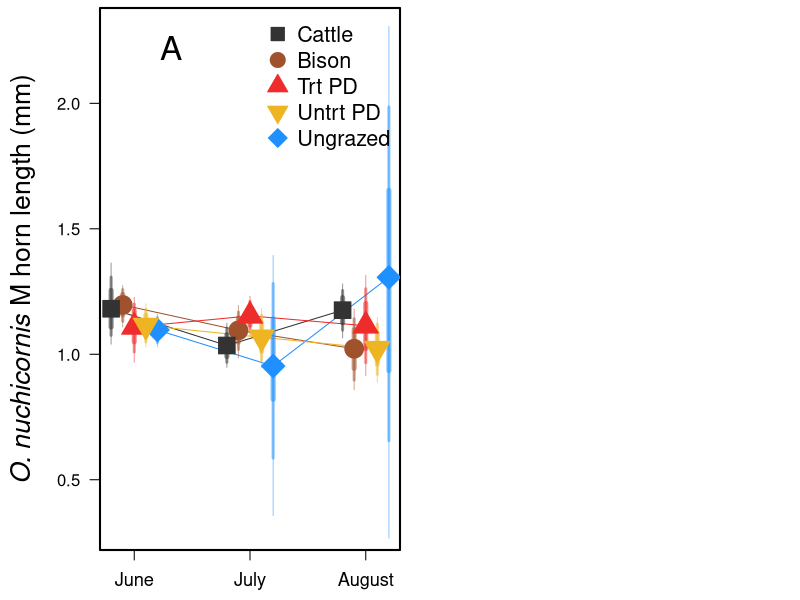

Write the R code that produced this figure. (Note: this script raises an error after producing the figure.)
##Set working directory
#Ellen's working directory:
setwd("C:/Users/elwel/OneDrive/Desktop/AmongTheDung")
#Ben's working directory:

######################
library(scales)
horn <- read.csv("outputs/Trt_Mo/HornEsts_TrtMonth.csv")

tiff(filename = "plots/HornLength_TrtMo.tiff", width = 10, height = 5, units = 'in', res = 600, compression = 'lzw')

par(mar=c(2.5,5,0.4,0),mfrow=c(1,2))
plot(1, type="n", xlim=c(5.8,8.2), ylim=c(0.3,2.3),las=1,ylab="",xlab="", xaxt='n')
axis(1, at=c(6,7,8),cex.axis=1.1,labels=c("June","July","August"))
box(lwd=2)
title(ylab=substitute(paste(italic('O. nuchicornis'), ' M horn length (mm)')), line=3, cex.lab=1.6)
##connecting lines
points(horn$horn_mm_est[horn$trt=="bison"] ~ horn$mo_jit[horn$trt=="bison"],type="l",col="sienna",lwd=1)
points(horn$horn_mm_est[horn$trt=="cattle"] ~ horn$mo_jit[horn$trt=="cattle"],type="l",col="gray20",lwd=1)
points(horn$horn_mm_est[horn$trt=="ungrazed"] ~ horn$mo_jit[horn$trt=="ungrazed"],type="l",col="dodgerblue",lwd=1)
points(horn$horn_mm_est[horn$trt=="trtpd"] ~ horn$mo_jit[horn$trt=="trtpd"],type="l",col="firebrick2",lwd=1)
points(horn$horn_mm_est[horn$trt=="untrtpd"] ~ horn$mo_jit[horn$trt=="untrtpd"],type="l",col="goldenrod2",lwd=1)
##CIs
arrows(horn$mo_jit[horn$trt=="bison"], horn$Q5[horn$trt=="bison"], horn$mo_jit[horn$trt=="bison"], horn$Q95[horn$trt=="bison"],col=alpha("sienna",0.5),lwd=1,length=0, angle=90, code=3)
arrows(horn$mo_jit[horn$trt=="bison"], horn$Q10[horn$trt=="bison"], horn$mo_jit[horn$trt=="bison"], horn$Q90[horn$trt=="bison"],col=alpha("sienna",0.5),lwd=3,length=0, angle=90, code=3)
arrows(horn$mo_jit[horn$trt=="bison"], horn$Q20[horn$trt=="bison"], horn$mo_jit[horn$trt=="bison"], horn$Q80[horn$trt=="bison"],col=alpha("sienna",0.5),lwd=5,length=0, angle=90, code=3)
arrows(horn$mo_jit[horn$trt=="cattle"], horn$Q5[horn$trt=="cattle"], horn$mo_jit[horn$trt=="cattle"], horn$Q95[horn$trt=="cattle"],col=alpha("gray20",0.5),lwd=1,length=0, angle=90, code=3)
arrows(horn$mo_jit[horn$trt=="cattle"], horn$Q10[horn$trt=="cattle"], horn$mo_jit[horn$trt=="cattle"], horn$Q90[horn$trt=="cattle"],col=alpha("gray20",0.5),lwd=3,length=0, angle=90, code=3)
arrows(horn$mo_jit[horn$trt=="cattle"], horn$Q20[horn$trt=="cattle"], horn$mo_jit[horn$trt=="cattle"], horn$Q80[horn$trt=="cattle"],col=alpha("gray20",0.5),lwd=5,length=0, angle=90, code=3)
arrows(horn$mo_jit[horn$trt=="ungrazed"], horn$Q5[horn$trt=="ungrazed"], horn$mo_jit[horn$trt=="ungrazed"], horn$Q95[horn$trt=="ungrazed"],col=alpha("dodgerblue",0.5),lwd=1,length=0, angle=90, code=3)
arrows(horn$mo_jit[horn$trt=="ungrazed"], horn$Q10[horn$trt=="ungrazed"], horn$mo_jit[horn$trt=="ungrazed"], horn$Q90[horn$trt=="ungrazed"],col=alpha("dodgerblue",0.5),lwd=3,length=0, angle=90, code=3)
arrows(horn$mo_jit[horn$trt=="ungrazed"], horn$Q20[horn$trt=="ungrazed"], horn$mo_jit[horn$trt=="ungrazed"], horn$Q80[horn$trt=="ungrazed"],col=alpha("dodgerblue",0.5),lwd=5,length=0, angle=90, code=3)
arrows(horn$mo_jit[horn$trt=="trtpd"], horn$Q5[horn$trt=="trtpd"], horn$mo_jit[horn$trt=="trtpd"], horn$Q95[horn$trt=="trtpd"],col=alpha("firebrick2",0.5),lwd=1,length=0, angle=90, code=3)
arrows(horn$mo_jit[horn$trt=="trtpd"], horn$Q10[horn$trt=="trtpd"], horn$mo_jit[horn$trt=="trtpd"], horn$Q90[horn$trt=="trtpd"],col=alpha("firebrick2",0.5),lwd=3,length=0, angle=90, code=3)
arrows(horn$mo_jit[horn$trt=="trtpd"], horn$Q20[horn$trt=="trtpd"], horn$mo_jit[horn$trt=="trtpd"], horn$Q80[horn$trt=="trtpd"],col=alpha("firebrick2",0.5),lwd=5,length=0, angle=90, code=3)
arrows(horn$mo_jit[horn$trt=="untrtpd"], horn$Q5[horn$trt=="untrtpd"], horn$mo_jit[horn$trt=="untrtpd"], horn$Q95[horn$trt=="untrtpd"],col=alpha("goldenrod2",0.5),lwd=1,length=0, angle=90, code=3)
arrows(horn$mo_jit[horn$trt=="untrtpd"], horn$Q10[horn$trt=="untrtpd"], horn$mo_jit[horn$trt=="untrtpd"], horn$Q90[horn$trt=="untrtpd"],col=alpha("goldenrod2",0.5),lwd=3,length=0, angle=90, code=3)
arrows(horn$mo_jit[horn$trt=="untrtpd"], horn$Q20[horn$trt=="untrtpd"], horn$mo_jit[horn$trt=="untrtpd"], horn$Q80[horn$trt=="untrtpd"],col=alpha("goldenrod2",0.5),lwd=5,length=0, angle=90, code=3)
##points
points(horn$horn_mm_est[horn$trt=="bison"] ~ horn$mo_jit[horn$trt=="bison"],pch=21,col="sienna",bg="sienna",cex=2.5)
points(horn$horn_mm_est[horn$trt=="cattle"] ~ horn$mo_jit[horn$trt=="cattle"],pch=22,col="gray20",bg="gray20",cex=2.5)
points(horn$horn_mm_est[horn$trt=="ungrazed"] ~ horn$mo_jit[horn$trt=="ungrazed"],pch=23,col="dodgerblue",bg="dodgerblue",cex=2.5)
points(horn$horn_mm_est[horn$trt=="trtpd"] ~ horn$mo_jit[horn$trt=="trtpd"],pch=24,col="firebrick2",bg="firebrick2",cex=2.5)
points(horn$horn_mm_est[horn$trt=="untrtpd"] ~ horn$mo_jit[horn$trt=="untrtpd"],pch=25,col="goldenrod2",bg="goldenrod2",cex=2.5)
legend("topright",legend=c("Cattle","Bison","Trt PD","Untrt PD","Ungrazed"), bty="n", pt.cex=2,cex=1.3, pch=c(22,21,24,25,23), pt.bg=c("gray20","sienna","firebrick2","goldenrod2","dodgerblue"),col=c("gray20","sienna","firebrick2","goldenrod2","dodgerblue"))
##
legend("topleft", legend="A", bty="n", cex=2)
##

##############horn to body ratio:
head(onM)
max(na.omit(onM$body.length..mm.))
## Onthophagus nuchicornis male horn
par(mar=c(4,5,0.2,0.2))
plot(1, type="n", xlim=c(5.4,10.2), ylim=c(0.2,1.82),las=1,ylab="",xlab="")
box(lwd=2)
#title(ylab="Horn length (mm)", line=3, cex.lab=1.6)
title(xlab="Body length (mm)", line=2.5, cex.lab=1.6)
##bison
points(onM$horn.length..mm.[onM$trt=="bison"] ~ onM$body.length..mm.[onM$trt=="bison"],pch=21,col="sienna",bg="sienna",cex=0.5)
#cattle
points(onM$horn.length..mm.[onM$trt=="cattle"] ~ onM$body.length..mm.[onM$trt=="cattle"],pch=22,col="gray0",bg="gray0",cex=0.5)
#ungrazed
points(onM$horn.length..mm.[onM$trt=="ungrazed"] ~ onM$body.length..mm.[onM$trt=="ungrazed"],pch=23,col="dodgerblue",bg="dodgerblue",cex=0.5)
#trtpd
points(onM$horn.length..mm.[onM$trt=="trtpd"] ~ onM$body.length..mm.[onM$trt=="trtpd"],pch=24,col="firebrick2",bg="firebrick2",cex=0.5)
#untrtpd
points(onM$horn.length..mm.[onM$trt=="untrtpd"] ~ onM$body.length..mm.[onM$trt=="untrtpd"],pch=25,col="goldenrod2",bg="goldenrod2",cex=0.5)

abline(lm(onM$horn.length..mm.[onM$trt=="bison"] ~ onM$body.length..mm.[onM$trt=="bison"]),col="sienna", lwd=2)
#cattle
abline(lm(onM$horn.length..mm.[onM$trt=="cattle"] ~ onM$body.length..mm.[onM$trt=="cattle"]),col="gray0", lwd=2)
#ungrazed
abline(lm(onM$horn.length..mm.[onM$trt=="ungrazed"] ~ onM$body.length..mm.[onM$trt=="ungrazed"]),col="dodgerblue", lwd=2)
#trtpd
abline(lm(onM$horn.length..mm.[onM$trt=="trtpd"] ~ onM$body.length..mm.[onM$trt=="trtpd"]),col="firebrick2", lwd=2)
#untrtpd
abline(lm(onM$horn.length..mm.[onM$trt=="untrtpd"] ~ onM$body.length..mm.[onM$trt=="untrtpd"]),col="goldenrod2", lwd=2)
legend("topleft", legend="B", bty="n", cex=2)

dev.off()

##